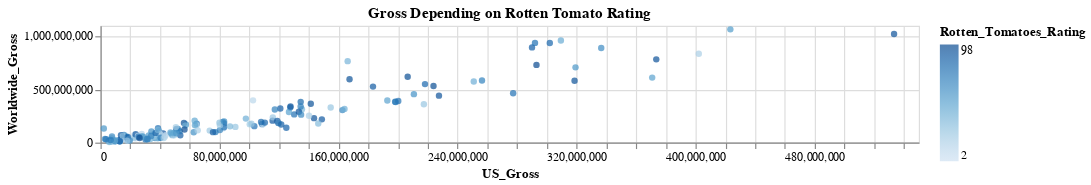

The code cell stored with this chart in its notebook:
### Markdown cell above
Making a graph to getting a better understaning on how the Data looks.

### Code cell
c1= alt.Chart(df).mark_circle().encode(
    x = "US_Gross",
    y = "Worldwide_Gross",
    color="Rotten_Tomatoes_Rating"
).properties(
    title= "Gross Depending on Rotten Tomato Rating",
        width=700,
        height=100,
)
c1

### Figure 1 — Vega-Lite specification as saved in the notebook (floating-point values rounded to 4 significant figures; data arrays with more than 128 entries replaced by an {"elided": "..."} marker saying what was removed)
{"config": {"view": {"continuousWidth": 400, "continuousHeight": 300}}, "data": {"name": "data-fe6a2b92f6d4c16f90c528bac234d970"}, "mark": "circle", "encoding": {"color": {"type": "quantitative", "field": "Rotten_Tomatoes_Rating"}, "x": {"type": "quantitative", "field": "US_Gross"}, "y": {"type": "quantitative", "field": "Worldwide_Gross"}}, "height": 100, "title": "Gross Depending on Rotten Tomato Rating", "width": 700, "$schema": "https://vega.github.io/schema/vega-lite/v4.8.1.json", "datasets": {"data-fe6a2b92f6d4c16f90c528bac234d970": {"elided": "174 records"}}}
